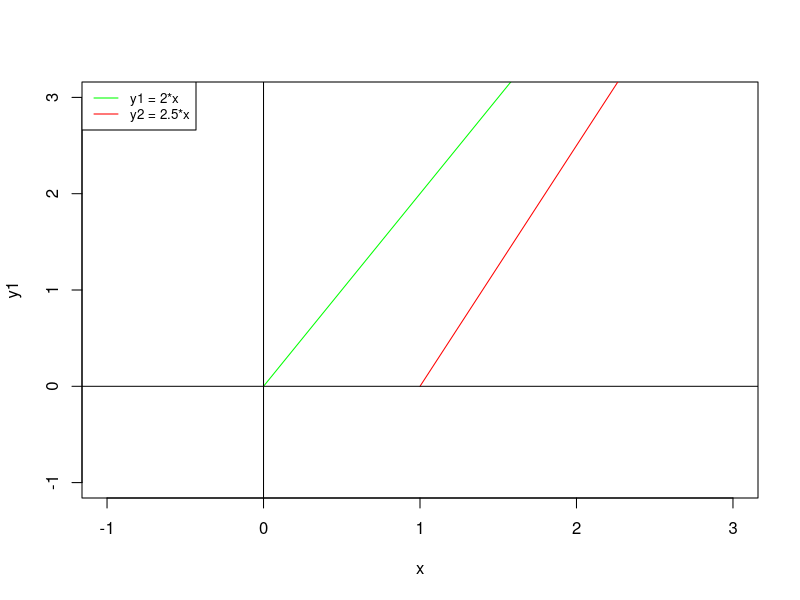

Reproduce this figure in R.
x <- seq(0,8,1)
y1 <- 2*x
y2 <- 2.5*x
plot(x,y1,type = "l",xlim=c(-1,3),ylim=c(-1,3),col="green")
lines(y2,col="red")
abline(h=0)
abline(v=0)
legend("topleft", legend=c("y1 = 2*x", "y2 = 2.5*x"),col=c("green", "red"), lty=1:1, cex=0.8)

